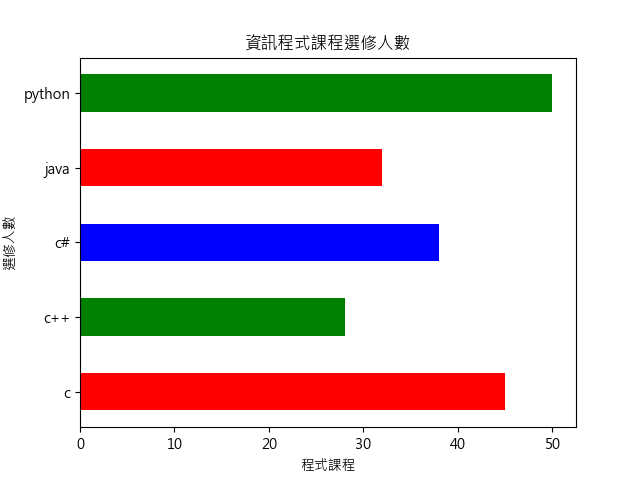

Reproduce this figure in Python.
import matplotlib.pyplot as plt
listy = ['c','c++','c#','java','python']
listx = [45,28,38,32,50]
plt.barh(listy, listx, height=0.5, color=['r','g','b'])
plt.title('資訊程式課程選修人數')
plt.xlabel('程式課程')
plt.ylabel('選修人數')
plt.rcParams['font.sans-serif'] = 'Microsoft JhengHei'
plt.rcParams['axes.unicode_minus'] = False
plt.show()
